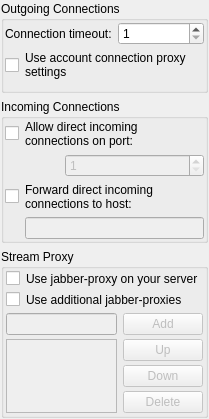
<?xml version="1.0" encoding="UTF-8"?>
<ui version="4.0">
 <class>AdvancedSocksOptionsWidgetClass</class>
 <widget class="QWidget" name="AdvancedSocksOptionsWidgetClass">
  <property name="geometry">
   <rect>
    <x>0</x>
    <y>0</y>
    <width>209</width>
    <height>419</height>
   </rect>
  </property>
  <property name="sizePolicy">
   <sizepolicy hsizetype="Expanding" vsizetype="Preferred">
    <horstretch>0</horstretch>
    <verstretch>0</verstretch>
   </sizepolicy>
  </property>
  <layout class="QVBoxLayout" name="verticalLayout_5">
   <property name="leftMargin">
    <number>1</number>
   </property>
   <property name="topMargin">
    <number>1</number>
   </property>
   <property name="rightMargin">
    <number>1</number>
   </property>
   <property name="bottomMargin">
    <number>1</number>
   </property>
   <item>
    <widget class="QGroupBox" name="grbOutgoingConnections">
     <property name="title">
      <string>Outgoing Connections</string>
     </property>
     <layout class="QVBoxLayout" name="verticalLayout_3">
      <property name="leftMargin">
       <number>1</number>
      </property>
      <property name="topMargin">
       <number>1</number>
      </property>
      <property name="rightMargin">
       <number>1</number>
      </property>
      <property name="bottomMargin">
       <number>1</number>
      </property>
      <item>
       <layout class="QHBoxLayout" name="horizontalLayout_4">
        <item>
         <widget class="QLabel" name="lblConnectTimeout">
          <property name="sizePolicy">
           <sizepolicy hsizetype="Preferred" vsizetype="Preferred">
            <horstretch>0</horstretch>
            <verstretch>0</verstretch>
           </sizepolicy>
          </property>
          <property name="text">
           <string>Connection timeout:</string>
          </property>
          <property name="wordWrap">
           <bool>true</bool>
          </property>
          <property name="buddy">
           <cstring>spbConnectTimeout</cstring>
          </property>
         </widget>
        </item>
        <item>
         <widget class="QSpinBox" name="spbConnectTimeout">
          <property name="sizePolicy">
           <sizepolicy hsizetype="Expanding" vsizetype="Preferred">
            <horstretch>0</horstretch>
            <verstretch>0</verstretch>
           </sizepolicy>
          </property>
          <property name="minimum">
           <number>1</number>
          </property>
          <property name="maximum">
           <number>60</number>
          </property>
         </widget>
        </item>
       </layout>
      </item>
      <item>
       <layout class="QHBoxLayout" name="horizontalLayout_3">
        <item>
         <widget class="QCheckBox" name="chbUseAccountNetworkProxy">
          <property name="sizePolicy">
           <sizepolicy hsizetype="Preferred" vsizetype="Preferred">
            <horstretch>0</horstretch>
            <verstretch>0</verstretch>
           </sizepolicy>
          </property>
          <property name="text">
           <string/>
          </property>
         </widget>
        </item>
        <item>
         <widget class="QLabel" name="label">
          <property name="sizePolicy">
           <sizepolicy hsizetype="Expanding" vsizetype="Preferred">
            <horstretch>0</horstretch>
            <verstretch>0</verstretch>
           </sizepolicy>
          </property>
          <property name="text">
           <string>Use account connection proxy settings</string>
          </property>
          <property name="wordWrap">
           <bool>true</bool>
          </property>
         </widget>
        </item>
       </layout>
      </item>
      <item>
       <widget class="QWidget" name="wdtProxySettings" native="true">
        <property name="sizePolicy">
         <sizepolicy hsizetype="Expanding" vsizetype="Preferred">
          <horstretch>0</horstretch>
          <verstretch>0</verstretch>
         </sizepolicy>
        </property>
       </widget>
      </item>
     </layout>
    </widget>
   </item>
   <item>
    <widget class="QGroupBox" name="grbIncomingConnections">
     <property name="sizePolicy">
      <sizepolicy hsizetype="Expanding" vsizetype="Preferred">
       <horstretch>0</horstretch>
       <verstretch>0</verstretch>
      </sizepolicy>
     </property>
     <property name="title">
      <string>Incoming Connections</string>
     </property>
     <layout class="QGridLayout" name="gridLayout_2">
      <property name="leftMargin">
       <number>1</number>
      </property>
      <property name="topMargin">
       <number>1</number>
      </property>
      <property name="rightMargin">
       <number>1</number>
      </property>
      <property name="bottomMargin">
       <number>1</number>
      </property>
      <item row="0" column="0">
       <layout class="QGridLayout" name="gridLayout">
        <item row="0" column="1">
         <widget class="QLabel" name="label_2">
          <property name="sizePolicy">
           <sizepolicy hsizetype="Expanding" vsizetype="Preferred">
            <horstretch>0</horstretch>
            <verstretch>0</verstretch>
           </sizepolicy>
          </property>
          <property name="text">
           <string>Allow direct incoming connections on port:</string>
          </property>
          <property name="wordWrap">
           <bool>true</bool>
          </property>
         </widget>
        </item>
        <item row="2" column="0">
         <widget class="QCheckBox" name="chbEnableForwardDirect">
          <property name="sizePolicy">
           <sizepolicy hsizetype="Preferred" vsizetype="Fixed">
            <horstretch>0</horstretch>
            <verstretch>0</verstretch>
           </sizepolicy>
          </property>
          <property name="text">
           <string/>
          </property>
         </widget>
        </item>
        <item row="0" column="0">
         <widget class="QCheckBox" name="chbEnableDirect">
          <property name="sizePolicy">
           <sizepolicy hsizetype="Preferred" vsizetype="Fixed">
            <horstretch>0</horstretch>
            <verstretch>0</verstretch>
           </sizepolicy>
          </property>
          <property name="text">
           <string/>
          </property>
         </widget>
        </item>
        <item row="2" column="1">
         <widget class="QLabel" name="label_3">
          <property name="sizePolicy">
           <sizepolicy hsizetype="Expanding" vsizetype="Preferred">
            <horstretch>0</horstretch>
            <verstretch>0</verstretch>
           </sizepolicy>
          </property>
          <property name="text">
           <string>Forward direct incoming connections to host:</string>
          </property>
          <property name="wordWrap">
           <bool>true</bool>
          </property>
         </widget>
        </item>
        <item row="3" column="1">
         <widget class="QLineEdit" name="lneForwardDirectAddress">
          <property name="enabled">
           <bool>false</bool>
          </property>
          <property name="sizePolicy">
           <sizepolicy hsizetype="Expanding" vsizetype="Fixed">
            <horstretch>0</horstretch>
            <verstretch>0</verstretch>
           </sizepolicy>
          </property>
         </widget>
        </item>
        <item row="1" column="1">
         <layout class="QHBoxLayout" name="horizontalLayout">
          <item>
           <spacer name="horizontalSpacer">
            <property name="orientation">
             <enum>Qt::Horizontal</enum>
            </property>
            <property name="sizeType">
             <enum>QSizePolicy::Maximum</enum>
            </property>
            <property name="sizeHint" stdset="0">
             <size>
              <width>40</width>
              <height>20</height>
             </size>
            </property>
           </spacer>
          </item>
          <item>
           <widget class="QSpinBox" name="spbListenPort">
            <property name="enabled">
             <bool>false</bool>
            </property>
            <property name="sizePolicy">
             <sizepolicy hsizetype="Expanding" vsizetype="Fixed">
              <horstretch>0</horstretch>
              <verstretch>0</verstretch>
             </sizepolicy>
            </property>
            <property name="minimum">
             <number>1</number>
            </property>
            <property name="maximum">
             <number>65535</number>
            </property>
           </widget>
          </item>
         </layout>
        </item>
       </layout>
      </item>
     </layout>
    </widget>
   </item>
   <item>
    <widget class="QGroupBox" name="grbStreamProxy">
     <property name="sizePolicy">
      <sizepolicy hsizetype="Expanding" vsizetype="Preferred">
       <horstretch>0</horstretch>
       <verstretch>0</verstretch>
      </sizepolicy>
     </property>
     <property name="title">
      <string>Stream Proxy</string>
     </property>
     <layout class="QVBoxLayout" name="verticalLayout_4">
      <property name="leftMargin">
       <number>2</number>
      </property>
      <property name="topMargin">
       <number>2</number>
      </property>
      <property name="rightMargin">
       <number>2</number>
      </property>
      <property name="bottomMargin">
       <number>2</number>
      </property>
      <item>
       <layout class="QHBoxLayout" name="horizontalLayout_5">
        <item>
         <widget class="QCheckBox" name="chbUseAccountStreamProxy">
          <property name="sizePolicy">
           <sizepolicy hsizetype="Preferred" vsizetype="Preferred">
            <horstretch>0</horstretch>
            <verstretch>0</verstretch>
           </sizepolicy>
          </property>
          <property name="text">
           <string/>
          </property>
         </widget>
        </item>
        <item>
         <widget class="QLabel" name="label_4">
          <property name="sizePolicy">
           <sizepolicy hsizetype="Expanding" vsizetype="Preferred">
            <horstretch>0</horstretch>
            <verstretch>0</verstretch>
           </sizepolicy>
          </property>
          <property name="text">
           <string>Use jabber-proxy on your server</string>
          </property>
          <property name="wordWrap">
           <bool>true</bool>
          </property>
         </widget>
        </item>
       </layout>
      </item>
      <item>
       <layout class="QHBoxLayout" name="horizontalLayout_6">
        <item>
         <widget class="QCheckBox" name="chbUseUserStreamProxy">
          <property name="sizePolicy">
           <sizepolicy hsizetype="Preferred" vsizetype="Preferred">
            <horstretch>0</horstretch>
            <verstretch>0</verstretch>
           </sizepolicy>
          </property>
          <property name="text">
           <string/>
          </property>
         </widget>
        </item>
        <item>
         <widget class="QLabel" name="label_5">
          <property name="sizePolicy">
           <sizepolicy hsizetype="Expanding" vsizetype="Preferred">
            <horstretch>0</horstretch>
            <verstretch>0</verstretch>
           </sizepolicy>
          </property>
          <property name="text">
           <string>Use additional jabber-proxies</string>
          </property>
         </widget>
        </item>
       </layout>
      </item>
      <item>
       <layout class="QHBoxLayout" name="horizontalLayout_2">
        <item>
         <layout class="QVBoxLayout" name="verticalLayout_2">
          <property name="spacing">
           <number>4</number>
          </property>
          <item>
           <widget class="QLineEdit" name="lneStreamProxy">
            <property name="enabled">
             <bool>false</bool>
            </property>
           </widget>
          </item>
          <item>
           <widget class="QListWidget" name="ltwStreamProxy">
            <property name="enabled">
             <bool>false</bool>
            </property>
            <property name="sizePolicy">
             <sizepolicy hsizetype="Expanding" vsizetype="Preferred">
              <horstretch>0</horstretch>
              <verstretch>0</verstretch>
             </sizepolicy>
            </property>
           </widget>
          </item>
         </layout>
        </item>
        <item>
         <layout class="QVBoxLayout" name="verticalLayout">
          <property name="spacing">
           <number>4</number>
          </property>
          <item>
           <widget class="QPushButton" name="pbtAddStreamProxy">
            <property name="enabled">
             <bool>false</bool>
            </property>
            <property name="sizePolicy">
             <sizepolicy hsizetype="Preferred" vsizetype="Fixed">
              <horstretch>0</horstretch>
              <verstretch>0</verstretch>
             </sizepolicy>
            </property>
            <property name="text">
             <string>Add</string>
            </property>
           </widget>
          </item>
          <item>
           <widget class="QPushButton" name="pbtStreamProxyUp">
            <property name="enabled">
             <bool>false</bool>
            </property>
            <property name="sizePolicy">
             <sizepolicy hsizetype="Preferred" vsizetype="Fixed">
              <horstretch>0</horstretch>
              <verstretch>0</verstretch>
             </sizepolicy>
            </property>
            <property name="text">
             <string>Up</string>
            </property>
           </widget>
          </item>
          <item>
           <widget class="QPushButton" name="pbtStreamProxyDown">
            <property name="enabled">
             <bool>false</bool>
            </property>
            <property name="sizePolicy">
             <sizepolicy hsizetype="Preferred" vsizetype="Fixed">
              <horstretch>0</horstretch>
              <verstretch>0</verstretch>
             </sizepolicy>
            </property>
            <property name="text">
             <string>Down</string>
            </property>
           </widget>
          </item>
          <item>
           <widget class="QPushButton" name="pbtDeleteStreamProxy">
            <property name="enabled">
             <bool>false</bool>
            </property>
            <property name="sizePolicy">
             <sizepolicy hsizetype="Preferred" vsizetype="Fixed">
              <horstretch>0</horstretch>
              <verstretch>0</verstretch>
             </sizepolicy>
            </property>
            <property name="text">
             <string>Delete</string>
            </property>
           </widget>
          </item>
         </layout>
        </item>
       </layout>
      </item>
     </layout>
    </widget>
   </item>
  </layout>
 </widget>
 <layoutdefault spacing="6" margin="11"/>
 <tabstops>
  <tabstop>spbConnectTimeout</tabstop>
  <tabstop>chbUseAccountStreamProxy</tabstop>
  <tabstop>lneStreamProxy</tabstop>
  <tabstop>ltwStreamProxy</tabstop>
  <tabstop>pbtAddStreamProxy</tabstop>
  <tabstop>pbtStreamProxyUp</tabstop>
  <tabstop>pbtStreamProxyDown</tabstop>
  <tabstop>pbtDeleteStreamProxy</tabstop>
 </tabstops>
 <resources/>
 <connections>
  <connection>
   <sender>chbUseAccountNetworkProxy</sender>
   <signal>toggled(bool)</signal>
   <receiver>wdtProxySettings</receiver>
   <slot>setDisabled(bool)</slot>
   <hints>
    <hint type="sourcelabel">
     <x>302</x>
     <y>100</y>
    </hint>
    <hint type="destinationlabel">
     <x>302</x>
     <y>116</y>
    </hint>
   </hints>
  </connection>
  <connection>
   <sender>chbEnableDirect</sender>
   <signal>toggled(bool)</signal>
   <receiver>spbListenPort</receiver>
   <slot>setEnabled(bool)</slot>
   <hints>
    <hint type="sourcelabel">
     <x>312</x>
     <y>182</y>
    </hint>
    <hint type="destinationlabel">
     <x>146</x>
     <y>209</y>
    </hint>
   </hints>
  </connection>
  <connection>
   <sender>chbEnableForwardDirect</sender>
   <signal>toggled(bool)</signal>
   <receiver>lneForwardDirectAddress</receiver>
   <slot>setEnabled(bool)</slot>
   <hints>
    <hint type="sourcelabel">
     <x>132</x>
     <y>173</y>
    </hint>
    <hint type="destinationlabel">
     <x>280</x>
     <y>173</y>
    </hint>
   </hints>
  </connection>
  <connection>
   <sender>chbUseUserStreamProxy</sender>
   <signal>toggled(bool)</signal>
   <receiver>lneStreamProxy</receiver>
   <slot>setEnabled(bool)</slot>
   <hints>
    <hint type="sourcelabel">
     <x>157</x>
     <y>243</y>
    </hint>
    <hint type="destinationlabel">
     <x>116</x>
     <y>268</y>
    </hint>
   </hints>
  </connection>
  <connection>
   <sender>chbUseUserStreamProxy</sender>
   <signal>toggled(bool)</signal>
   <receiver>ltwStreamProxy</receiver>
   <slot>setEnabled(bool)</slot>
   <hints>
    <hint type="sourcelabel">
     <x>157</x>
     <y>243</y>
    </hint>
    <hint type="destinationlabel">
     <x>116</x>
     <y>322</y>
    </hint>
   </hints>
  </connection>
  <connection>
   <sender>chbUseUserStreamProxy</sender>
   <signal>toggled(bool)</signal>
   <receiver>pbtAddStreamProxy</receiver>
   <slot>setEnabled(bool)</slot>
   <hints>
    <hint type="sourcelabel">
     <x>157</x>
     <y>243</y>
    </hint>
    <hint type="destinationlabel">
     <x>264</x>
     <y>270</y>
    </hint>
   </hints>
  </connection>
  <connection>
   <sender>chbUseUserStreamProxy</sender>
   <signal>toggled(bool)</signal>
   <receiver>pbtDeleteStreamProxy</receiver>
   <slot>setEnabled(bool)</slot>
   <hints>
    <hint type="sourcelabel">
     <x>157</x>
     <y>243</y>
    </hint>
    <hint type="destinationlabel">
     <x>264</x>
     <y>351</y>
    </hint>
   </hints>
  </connection>
  <connection>
   <sender>chbUseUserStreamProxy</sender>
   <signal>toggled(bool)</signal>
   <receiver>pbtStreamProxyDown</receiver>
   <slot>setEnabled(bool)</slot>
   <hints>
    <hint type="sourcelabel">
     <x>157</x>
     <y>243</y>
    </hint>
    <hint type="destinationlabel">
     <x>264</x>
     <y>324</y>
    </hint>
   </hints>
  </connection>
  <connection>
   <sender>chbUseUserStreamProxy</sender>
   <signal>toggled(bool)</signal>
   <receiver>pbtStreamProxyUp</receiver>
   <slot>setEnabled(bool)</slot>
   <hints>
    <hint type="sourcelabel">
     <x>157</x>
     <y>243</y>
    </hint>
    <hint type="destinationlabel">
     <x>264</x>
     <y>297</y>
    </hint>
   </hints>
  </connection>
  <connection>
   <sender>spbConnectTimeout</sender>
   <signal>valueChanged(int)</signal>
   <receiver>AdvancedSocksOptionsWidgetClass</receiver>
   <slot>onTimeoutValueChanged(int)</slot>
   <hints>
    <hint type="sourcelabel">
     <x>225</x>
     <y>29</y>
    </hint>
    <hint type="destinationlabel">
     <x>151</x>
     <y>172</y>
    </hint>
   </hints>
  </connection>
 </connections>
 <slots>
  <slot>onTimeoutValueChanged(int)</slot>
 </slots>
</ui>
